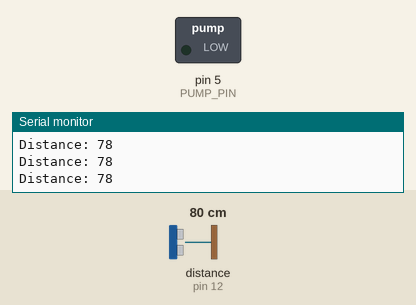
Recording of a sketch running on a simulated Arduino Uno, built with avr-gcc and run on an emulated ATmega328P. Parts: switched loads named in the sketch (green lamp = pin HIGH), the last lines printed to the serial monitor. Wiring (inferred from the names in the program): ultrasonic range finder: trigger pin 10; echo pin 12. The test bench sets the inputs (shaded band); at power-on: distance to the obstacle (sensor on pin 12) 80 cm. The echo pulse lasts 58.3 µs per cm; pins used as bus, display or sensor lines are not drawn.

Above: at 1.2 s.
1.3 s: distance to the obstacle (sensor on pin 12) set to 12 cm
2.8 s: distance to the obstacle (sensor on pin 12) set to 9 cm
At 3.6 s:
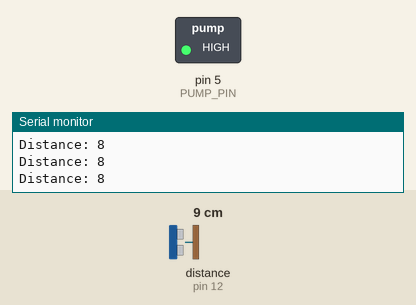
4.3 s: distance to the obstacle (sensor on pin 12) set to 18 cm
At 5.3 s:
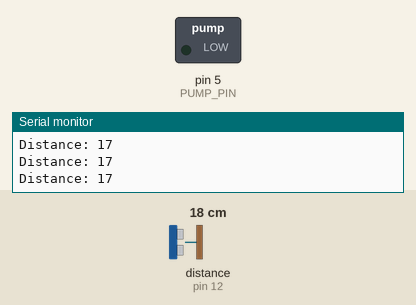
5.8 s: distance to the obstacle (sensor on pin 12) set to 2 cm
At 6.2 s:
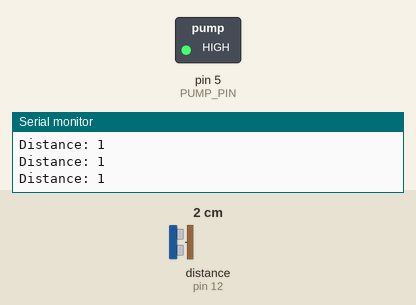
Timing chart, 0 to 8.3 s (numbered marks = the images above; inputs shaded):
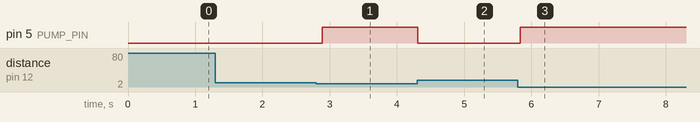

Measured:
- the behaviour switches between 11 and 10 cm on distance to the obstacle (sensor on pin 12) (found by bisection; images 0 and 1)
- after the input at 2.8 s, pin 5 (PUMP_PIN): LOW → HIGH after 0.09 s
- after the input at 4.3 s, pin 5 (PUMP_PIN): HIGH → LOW at once
- after the input at 5.8 s, pin 5 (PUMP_PIN): LOW → HIGH at once

The sketch:

Experiment_no_5.ino
```cpp
#define TRIG_PIN 10   // Updated Trig Pin to 10
#define ECHO_PIN 12   // Updated Echo Pin to 12
#define PUMP_PIN 5    // Updated Pump Control Pin to 5

void setup() {
  pinMode(TRIG_PIN, OUTPUT);
  pinMode(ECHO_PIN, INPUT);
  pinMode(PUMP_PIN, OUTPUT);
  digitalWrite(PUMP_PIN, LOW);  // Make sure pump is off initially
  Serial.begin(9600);
}

void loop() {
  long duration, distance;

  // Send ultrasonic pulse
  digitalWrite(TRIG_PIN, LOW);
  delayMicroseconds(2);
  digitalWrite(TRIG_PIN, HIGH);
  delayMicroseconds(10);
  digitalWrite(TRIG_PIN, LOW);

  // Measure the time it takes to receive the echo
  duration = pulseIn(ECHO_PIN, HIGH);

  // Calculate the distance
  distance = duration * 0.034 / 2;

  // Print the distance for debugging purposes
  Serial.print("Distance: ");
  Serial.println(distance);

  // If hand is within 10 cm, activate the pump
  if (distance > 0 && distance < 10) {
    digitalWrite(PUMP_PIN, HIGH);
  } else {
    digitalWrite(PUMP_PIN, LOW);
  }

  // Small delay to prevent continuous triggering
  delay(100);
}
```
